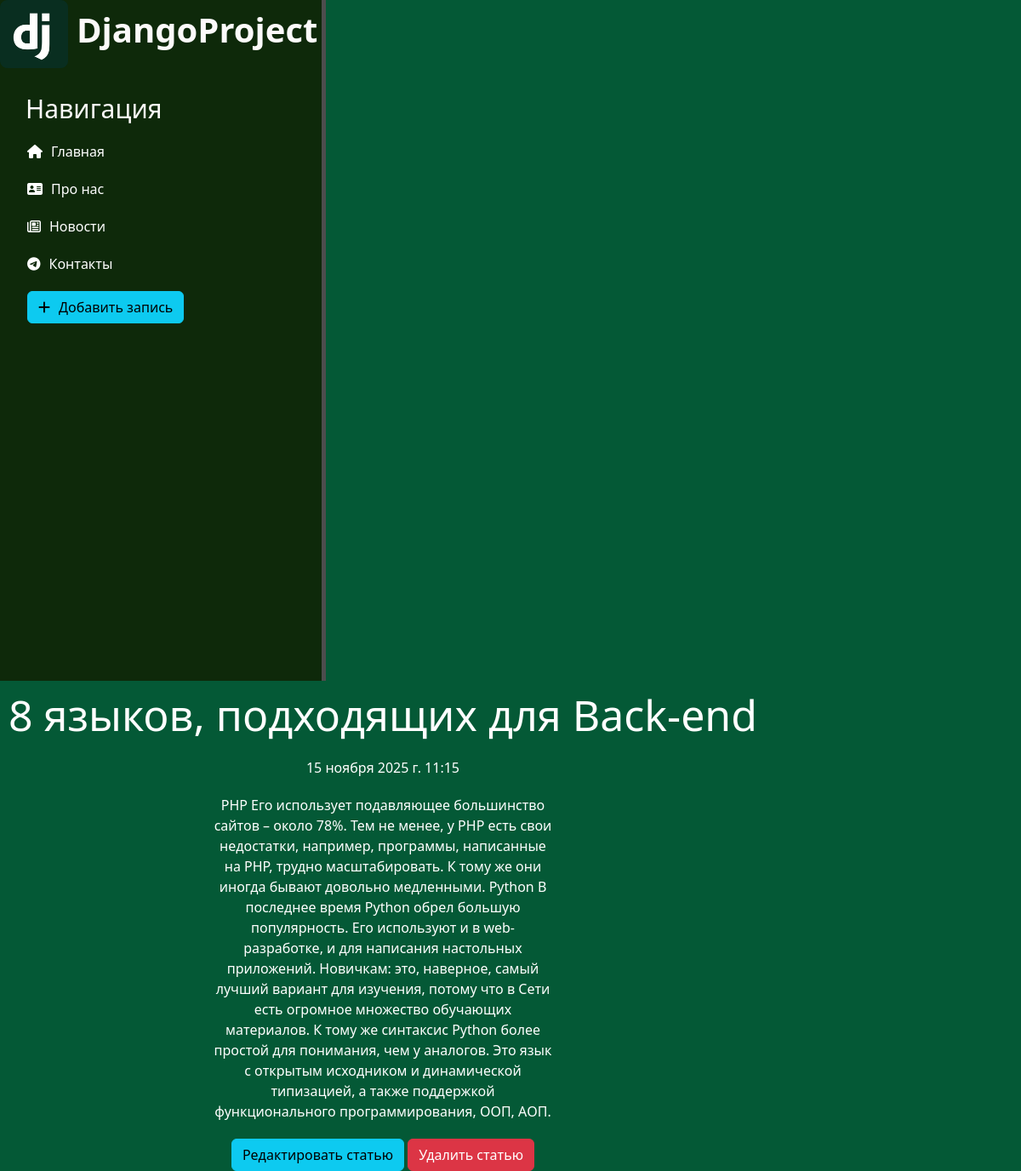
/news/5, run on the app's committed database.
### news/models.py (models this page shows, shortened)
class Articles(models.Model):
    title = models.CharField('Название', max_length=50, default=None)
    anons = models.CharField('Анонс', max_length=250)
    full_text = models.TextField('Статья')
    date = models.DateTimeField('Дата публикации')
    class Meta:
        verbose_name = 'Новость'
        verbose_name_plural = 'Новости'

### news/views.py (the view)
# urls.py: path('<int:pk>', views.NewsDetailView.as_view(), name='news_detail'),
class NewsDetailView(DetailView):
    model = Articles
    template_name = 'news/details_view.html'
    context_object_name = 'article'

### news/templates/news/details_view.html (shortened to what this page needs)
{% extends 'main/layout.html' %}
{% block content%}
    <div class="features">
        <h1>{{ article.title }}</h1>
        <p>{{article.date}}</p>
        <p> {{ article.full_text}}</p>
        <a href="{% url 'news_update' article.id %}" class="btn btn-info">Редактировать статью</a>
        <a href="{% url 'news_delete' article.id %}" class="btn btn-danger">Удалить статью</a>
    </div>
{% endblock %}

### main/templates/main/layout.html (shortened to what this page needs)
{% load static%}
<!doctype html>
<html lang="ru">
<head>
    <link rel="stylesheet" href="https://cdn.jsdelivr.net/npm/bootstrap@5.3.2/dist/css/bootstrap.min.css">
    <link rel="stylesheet" href="{% static 'main/css/main.css'%}">
</head>
<body>
    <aside>
        <img src="{% static 'main/img/django_logo.png'%}" alt="Лого">
        <span class="logo">DjangoProject</span>
        <h3>Навигация</h3>
        <ul class="li">
            <a href="{% url 'home' %}"><li><i class="fa-solid fa-house"></i>Главная</li></a>
            <a href="{% url 'about' %}"><li><i class="fa-solid fa-address-card"></i>Про нас</li></a>
            <a href="{% url 'news_home' %}"><li><i class="fa-regular fa-newspaper"></i>Новости</li></a>
            <a href="{% url 'contacts' %}"><li><i class="fa-brands fa-telegram"></i>Контакты</li></a>
            <a href="{% url 'create' %}"><li><button class="btn btn-info"><i class="fa-solid fa-plus"></i>Добавить запись</button></li></a>
        </ul>
    </aside>
    <main>
        {% block content %}
        {% endblock %}
    </main>
</body>
</html>

### main/static/main/css/main.css (style rules this page uses)
body { background: #045936; color: #fcfafa; }
aside { height: 100%; float: left; background: #0e290a; width: 20% padding: 2.5%; height: 100vh; color: #fcfafa; border-right: 5px solid #4d4d4d; }
aside img { width: 80px; float: left; }
aside .logo { font-size: 40px; margin-left: 10px; font-weight: bold; position: relative; bottom: -5px; padding-right: 5px; }
aside h3 { margin-left: 30px; margin-top: 50px; font-size: 30px; }
aside ul { list-style: none }
aside ul li { color: #fff; display: block; margin-top: 20px; transition: transform .6s ease; }
aside ul a { text-decoration: none; }
aside ul li i { margin-right: 10px; }
main .features { float: left; color: #fff; margin-top: 10px; text-align: center; width: 75%; }
main .features h1 { font-size: 50px; }
main .features p { max-width: 400px; margin: 20px auto; }

### data on the page
Articles: title "8 языков, подходящих для Back-end", date "15 ноября 2025 г. 11:15", full_text "PHP Его использует подавляющее большинство сайтов – около 78%. Тем не менее, у PHP есть свои недостатки, например, программы, написанные на PHP, трудно масштабировать. К тому же они иногда бывают довольно медленными. Python В последнее время Python обрел большую популярность. Его используют и в web-разработке, и для написания настольных приложений. Новичкам: это, наверное, самый лучший вариант для изучения, потому что в Сети есть огромное множество обучающих материалов. К тому же синтаксис Python более простой для понимания, чем у аналогов. Это язык с открытым исходником и динамической типизацией, а также поддержкой функционального программирования, ООП, АОП."
